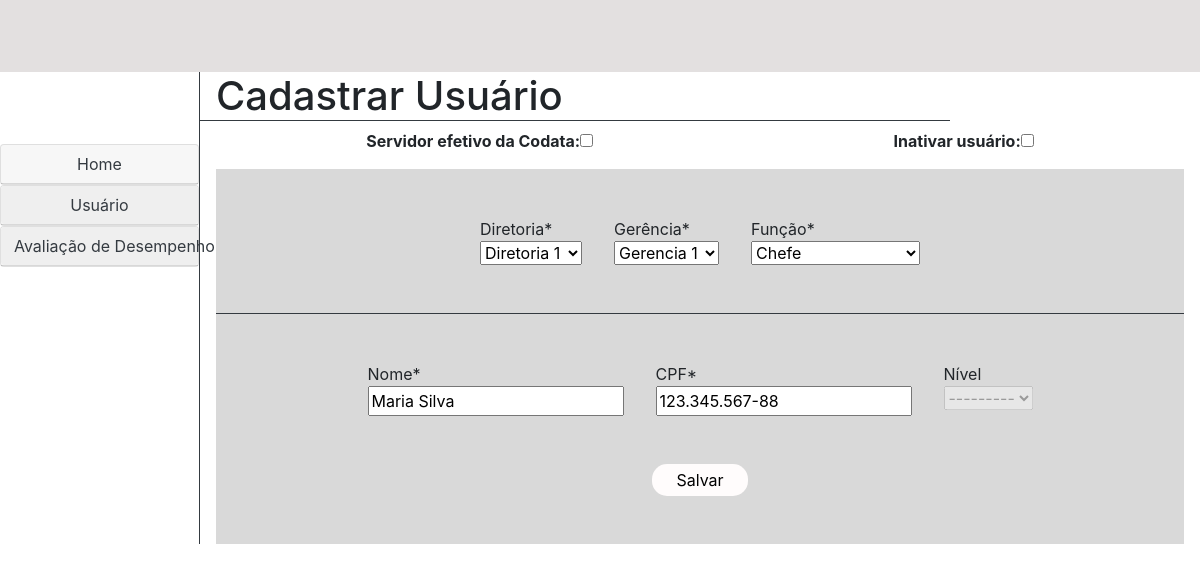
The app's page /recursos_humanos/editar_usuario/18 with its own data.
### recursos_humanos/models.py (models this page shows, shortened)
class Usuario(models.Model):
    FUNCAO = (
        ('chefe', "Chefe"),
        ('gerente', "Gerente"),
        ('empregado', "Empregado"),
        ('recursos_humanos', "Recursos Humanos"),
    )
    CLASSE = (
        ('a', "A"),
        ('b', "B"),
        ('c', "C"),
        ('d', "D"),
    )
    NIVEL = (
        ('i', "I"),
        ('ii', "II"),
        ('iii', "III"),
        ('iv', "IV"),
        ('v', "V"),
        ('vi', "VI"),
        ('vii', "VII"),
        ('viii', "VIII"),
        ('ix', "IX"),
        ('x', "X"),
        ('xi', "XI"),
        ('xii', "XII"),
        ('xiii', "XIII"),
        ('xiv', "XIV"),
        ('xv', "XV"),
    )
    DIRETORIA = (
        ('diretoria1', "Diretoria 1"),
        ('diretoria2', "Diretoria 2"),
        ('diretoria3', "Diretoria 3"),
        ('diretoria4', "Diretoria 4"),
    )
    GERENCIA = (
        ('gerencia1', "Gerencia 1"),
        ('gerencia2', "Gerencia 2"),
        ('gerencia3', "Gerencia 3"),
        ('gerencia4', "Gerencia 4"),
    )
    GRUPO = (
        ('grupo1', "Grupo 1"),
        ('grupo2', "Grupo 2"),
    )
    nome = models.CharField(max_length=100, blank=False, null=False)
    senha = models.CharField(max_length=20, blank=False, null=False)
    email = models.EmailField(blank=False, null=False)
    cpf = models.CharField(max_length=14, blank=False, null=False)
    data_criacao_usuario = models.DateField(default=datetime.now, blank=False, null=False)
    data_atualizacao_usuario = models.DateField(blank=True, null=True)
    data_exclusao_usuario = models.DateField(blank=True, null=True)
    setor = models.CharField(max_length=50)
    cargo = models.CharField(max_length=50)
    grupo = models.CharField(max_length=40, choices=GRUPO)
    funcao = models.CharField(max_length=20, choices=FUNCAO)
    classe = models.CharField(max_length=16, choices=CLASSE)
    gerencia = models.CharField(max_length=50, choices=GERENCIA)
    diretoria = models.CharField(max_length=40, choices=DIRETORIA)
    nivel = models.CharField(max_length=5, choices=NIVEL, blank=True, null=True)
    efetivo = models.BooleanField()
    inativo = models.BooleanField(default="False")
    class Meta:
        verbose_name = "Usuário"

### recursos_humanos/views.py (the view)
# urls.py: path('editar_usuario/<int:id>', views.editar_usuario, name='editar_usuario'),
def editar_usuario(request, id=None):
    instance = get_object_or_404(Usuario, id=id)
    form = EditarUsuarioForm(request.POST or None, instance=instance)
    if form.is_valid():
        instance = form.save(commit=False)
        instance.save()
        return redirect("listar_usuarios")
    return render(request, "recursos_humanos/editar_usuario.html", {"instance": instance, "form": form})

### recursos_humanos/forms.py
class EditarUsuarioForm(forms.ModelForm):
    class Meta:
        model = Usuario
        fields = ['efetivo', 'inativo', 'diretoria', 'gerencia', 'funcao', 'nome', 'cpf', 'nivel']

### templates/recursos_humanos/editar_usuario.html (shortened to what this page needs)
{% extends './home.html' %}
{% block 'conteudo' %}
<div class="col m-0 p-0">
    <h1 class="border-bottom border-dark pl-3 w-75">Cadastrar Usuário</h1>
    <form action="" method="post" class="">
        <div class="row d-flex justify-content-around mx-3 my-2">
            <div class="row m-0 fieldWrapper">
                <label class="mb-0 font-weight-bold" for="{{ form.efetivo.efetivo }}">Servidor efetivo da Codata:</label>
                <div>{{ form.efetivo }}</div>
            </div>
            <div class="row m-0 fieldWrapper">
                <label class="mb-0 font-weight-bold" for="{{ form.inativo.inativo }}">Inativar usuário:</label>
                <div>{{ form.inativo }}</div>
            </div>
        </div>
        <div class="d-flex flex-column align-items-center mt-3 mx-3" style="background-color: #D9D9D9;">
            <div class="row justify-content-center m-0">
                <div class="mx-3 my-5 fieldWrapper">
                    <label class="mb-0" for="{{ form.diretoria.diretoria }}">Diretoria*</label>
                    <div>{{ form.diretoria }}</div>
                </div>
                <div class="mx-3 my-5 fieldWrapper">
                    <label class="mb-0" for="{{ form.gerencia.gerencia }}">Gerência*</label>
                    <div>{{ form.gerencia }}</div>
                </div>
                <div class="mx-3 my-5 fieldWrapper">
                    <label class="mb-0" for="{{ form.funcao.funcao }}">Função*</label>
                    <div>{{ form.funcao }}</div>
                </div>
            </div>
            <div class="border-bottom border-dark w-100"></div>
            <div class="row justify-content-center m-0">
                <div class="mx-3 my-5 fieldWrapper">
                    <label class="mb-0" for="{{ form.nome.nome }}">Nome*</label>
                    <div>{{ form.nome }}</div>
                </div>
                <div class="mx-3 my-5 fieldWrapper">
                    <label class="mb-0" for="{{ form.cpf.cpf }}">CPF*</label>
                    <div>{{ form.cpf }}</div>
                </div>
                <div class="mx-3 my-5 fieldWrapper">
                    <label class="mb-0" for="{{ form.nivel.nivel }}">Nível</label>
                    <div>{{ form.nivel }}</div>
                </div>
            </div>
            <input class="border-0 px-4 py-1 mx-3 mb-5" style="background-color: #FFFCFC; border-radius: 15px;"
                type="submit" value="Salvar">
        </div>
    </form>
</div>
{% endblock %}

### records on screen
Usuario: diretoria "Diretoria 1", gerencia "Gerencia 1", funcao "Chefe", nome "Maria Silva", cpf "123.345.567-88", nivel "---------"
